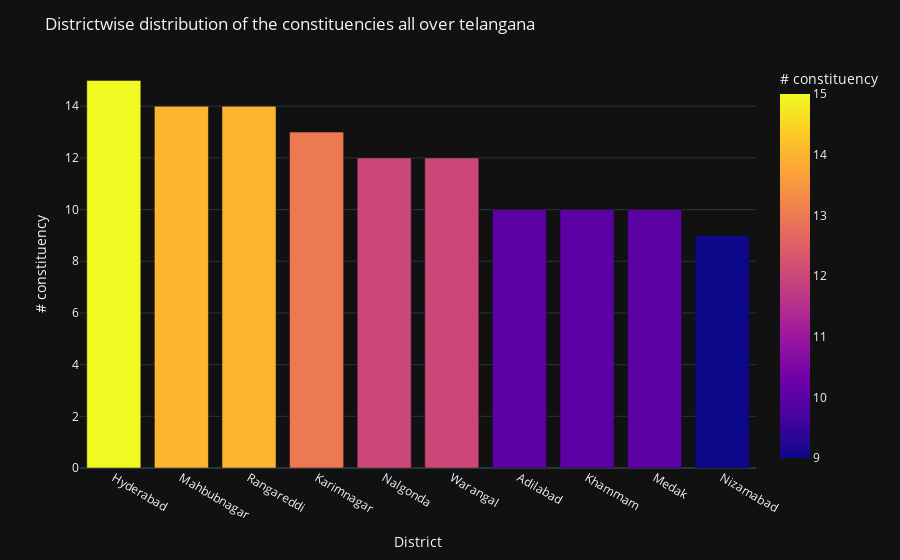

This figure's notebook cell:
### Code cell
import geopandas as gpd
import matplotlib.image as mpimg
from PIL import Image
import plotly.express as px
map_image_path = r"C:\Users\kavya\OneDrive\Downloads\WhatsApp Image 2024-02-13 at 11.40.14 PM.jpeg"
map_image = Image.open(map_image_path)
fig, ax = plt.subplots(1, figsize=(10,10))
ax.set_title('Distribution of constituencies of telangana', fontdict={'fontsize': '15', 'fontweight':'3'})
plt.imshow(map_image)
plt.axis('off') 
plt.show()
#dt_con = df.groupby('District').apply(lambda x:x['Constituency'].nunique()).reset_index(name='# constituency')
#shp_gdf = gpd.read_file(r'C:\Users\kavya\OneDrive\Downloads\india_administrative_boundaries_broad_districts_polygon.zip\india_administrative_boundaries_broad_districts_polygon\india_administrative_boundaries_broad_districts_polygon.shp')
#merged = shp_gdf.set_index(['way_area']).join(dt_con.set_index('District'))
#fig, ax = plt.subplots(1, figsize=(10,10))
#ax.axis('off')
ax.set_title('Distribution of constituencies of telangana', fontdict={'fontsize': '15', 'fontweight':'3'})
fig = merged.plot(column='# constituency', cmap='inferno_r', linewidth=0.5, ax=ax,edgecolor='0.2',legend=True)
dt_con.sort_values(by='# constituency', ascending=False, inplace=True)
fig2 = px.bar(dt_con, x='District', y='# constituency', color = '# constituency', labels={'pop':'Constituencies of Telangana'})
fig2.update_layout(title_text='Districtwise distribution of the constituencies all over telangana', template='plotly_dark')
fig2.show()

### Figure 1 — Plotly figure (JSON) as saved in the notebook; plotly's stock layout.template omitted (floating-point values rounded to 4 significant figures)
{"data": [{"alignmentgroup": "True", "hovertemplate": "District=%{x}<br># constituency=%{marker.color}<extra></extra>", "legendgroup": "", "marker": {"color": [15, 14, 14, 13, 12, 12, 10, 10, 10, 9], "coloraxis": "coloraxis", "pattern": {"shape": ""}}, "name": "", "offsetgroup": "", "orientation": "v", "showlegend": false, "textposition": "auto", "type": "bar", "x": ["Hyderabad", "Mahbubnagar", "Rangareddi", "Karimnagar", "Nalgonda", "Warangal", "Adilabad", "Khammam", "Medak", "Nizamabad"], "xaxis": "x", "y": [15, 14, 14, 13, 12, 12, 10, 10, 10, 9], "yaxis": "y"}], "layout": {"barmode": "relative", "coloraxis": {"colorbar": {"title": {"text": "# constituency"}}, "colorscale": [[0, "#0d0887"], [0.1111, "#46039f"], [0.2222, "#7201a8"], [0.3333, "#9c179e"], [0.4444, "#bd3786"], [0.5556, "#d8576b"], [0.6667, "#ed7953"], [0.7778, "#fb9f3a"], [0.8889, "#fdca26"], [1, "#f0f921"]]}, "legend": {"tracegroupgap": 0}, "margin": {"t": 60}, "title": {"text": "Districtwise distribution of the constituencies all over telangana"}, "xaxis": {"anchor": "y", "domain": [0, 1], "title": {"text": "District"}}, "yaxis": {"anchor": "x", "domain": [0, 1], "title": {"text": "# constituency"}}}}
